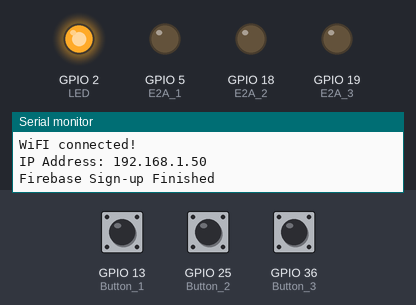
This sketch was run on a simulated ESP32. Parts: output pins drawn as LEDs (lit = HIGH), the last lines printed to the serial monitor. Inputs (shaded band) come from the test bench; at power-on: GPIO 13 (Button_1) LOW, GPIO 25 (Button_2) LOW, GPIO 36 (Button_3) LOW. WiFi joins after 1.5 s; servers stay silent unless stated; a WiFi scan finds three made-up networks; EEPROM starts erased; the Firebase database answers and starts empty; pins used as bus, display or sensor lines are not drawn.

Above: at 5.5 s.
5.6 s: GPIO 13 (Button_1) pulled HIGH for 3.2 s
At 8.1 s:
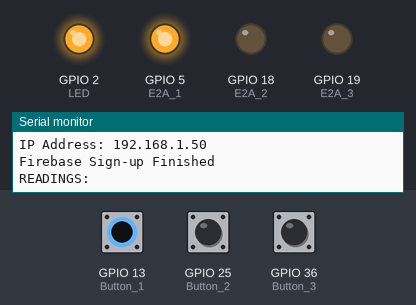
12.2 s: GPIO 25 (Button_2) pulled HIGH for 3.2 s
At 15.2 s:
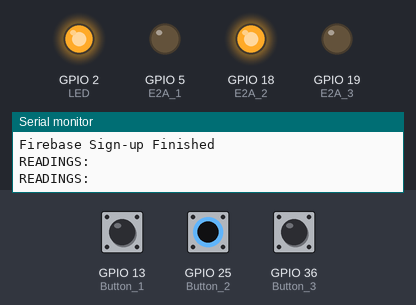
19.8 s: GPIO 36 (Button_3) pulled HIGH for 3.2 s
At 23.5 s:
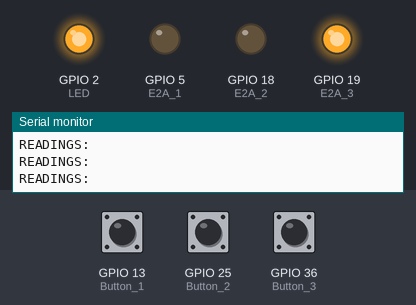
32.1 s: GPIO 13 (Button_1) driven HIGH and GPIO 36 (Button_3) driven HIGH
At 34.8 s:
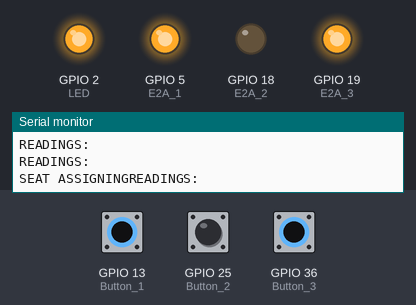
36.3 s: GPIO 25 (Button_2) pulled HIGH for 3.2 s
At 38.7 s:
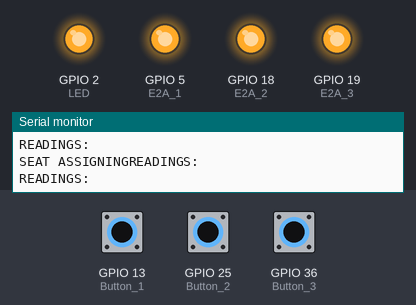
Timing chart, 0 to 43.5 s (numbered marks = the images above; inputs shaded):
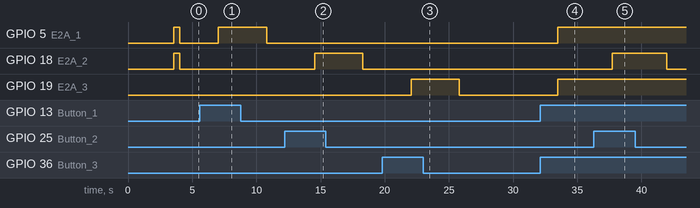

The sketch:

HeaTable_v5.ino
```cpp
#include <WiFi.h>
#include <WiFiMulti.h>
#include <Arduino.h>
#include <EEPROM.h>

//ESP32 Pins
#define LED 2
#define Button_1 13 //Warm
#define Button_2 25 //Start
#define Button_3 36 //Lift
#define E2A_1 5 //ESP32 to Arduino (Button_1)Warm
#define E2A_2 18 //ESP32 to Arduino (Button_2 Start
#define E2A_3 19 //ESP32 to Arduino (Button_3)Lift
#define RX_Pin 16
#define TX_Pin 17
#define B1_Power 12
#define B2_Power 26
#define B3_Power 32

//Flash memory
#define EEPROM_SIZE 3
//String letters[10] = {"A","B","C","D","E","F","G","H","I","J"};
unsigned long lastDebounceTime = 0;
unsigned long debounceDelay = 50;
String status_str = "Idle";
int status_int = 0;

//Seat_Variables
bool Heating = false;
String readings = " ";
bool Warming = false;
bool IoTError = true; //False means no error
bool RXTXError = true;
float Temperature = 0.0;
bool SeatAssignState = false;
String SeatNum = "UND";
bool Food_Sensors = false; // false means none detected
bool Lid_Sensor = false; // false means none detected
float heat_time = 0;
const float overheat_temp_threshold = 100;
bool overheat = false;

#define WIFI_NAME_1 "Tommm"
#define WIFI_PW_1 "TomatoJuice"
#define WIFI_NAME_2 "Hui Min"
#define WIFI_PW_2 "M3gum!99"
#define WIFI_NAME_3 "Canmon123"
#define WIFI_PW_3 "cannot@123"

#include <Firebase_ESP_Client.h>
#include "addons/TokenHelper.h"
#include "addons/RTDBHelper.h"
#define API_KEY "AIzaSyAjmGIgbOFFQ9pjilfH1SJD4gHSmiGBrtE"
#define DATABASE_URL "https://heatable-df0b1-default-rtdb.asia-southeast1.firebasedatabase.app/"
FirebaseData fbdo;
FirebaseAuth auth;
FirebaseConfig config;
unsigned long sendDataPrevMillis = 0;
int FB_count = 0;
bool signupOK = false;
bool Paired = false;
WiFiMulti wifiMulti;
const uint32_t timeout = 10000;
int count = 0;

//Timer Variables
unsigned long LongPress_Duration[8] = {0,0,0,0,0,0,0,0}; // Cooldown_0,Cooldown_1,Cooldown_2,A,Cooldown_3,B,C,Cooldown_4
unsigned long Times[8] = {0,0,0,0,0,0,0,0};
unsigned long last_time;
unsigned long curr_time;
unsigned long l_time;
unsigned long last_millis = millis();
int longpress_state = 0;

void FBase_Setup(){
  config.api_key = API_KEY;
  config.database_url = DATABASE_URL;

  if (Firebase.signUp(&config, &auth, "", "")){
    Serial.println("Firebase Sign-up Finished");
    signupOK = true;
    digitalWrite(E2A_1,HIGH);
  digitalWrite(E2A_2,HIGH);

  delay(500);
  digitalWrite(E2A_1,LOW);
  digitalWrite(E2A_2,LOW);
  digitalWrite(E2A_3,LOW);

  }
  else{
    Serial.println(config.signer.signupError.message.c_str());
  }

  config.token_status_callback = tokenStatusCallback;

  Firebase.begin(&config, &auth);
  Firebase.reconnectWiFi(true);
}

String SeatNumReader(){
  if(EEPROM.read(0) == 255){
    Paired = false;
    return "UND";
  }
  Paired = true;
  return String(char(EEPROM.read(1)))+String(char(EEPROM.read(2)))+String(char(EEPROM.read(0)));
}

void setFB(String Var_Name, int Value){
  if(Firebase.RTDB.setInt(&fbdo, "/"+Var_Name, Value)){
    //Serial.println(Var_Name+ " Succeeded Upload");
    Serial.print("");
  }
  else{
    Serial.println(Var_Name+ "FAILED due to" + fbdo.errorReason());
  }
}

void setFloatFB(String Var_Name, int Value){
  if(Firebase.RTDB.setFloat(&fbdo, "/"+Var_Name, Value)){
    //Serial.println(Var_Name+ " Succeeded Upload");
    Serial.print("");
  }
  else{
    Serial.println(Var_Name+ "FAILED due to" + fbdo.errorReason());
  }
}

void setStringFB(String Var_Name, String Value){
  if(Firebase.RTDB.setString(&fbdo, "/"+Var_Name, Value)){
    //Serial.println(Var_Name+ " Succeeded Upload");
    Serial.print("");
  }
  else{
    Serial.println(Var_Name+ "FAILED due to" + fbdo.errorReason());
  }
}

void setBoolFB(String Var_Name, bool Value){
  if(Firebase.RTDB.setBool(&fbdo, "/"+Var_Name, Value)){
    //Serial.println(Var_Name+ " Succeeded Upload");
    Serial.print("");
  }
  else{
    Serial.println(Var_Name+ "FAILED due to" + fbdo.errorReason());
  }
}

int getIntFB(String Var_Name){
  if (Firebase.RTDB.getInt(&fbdo, "/"+Var_Name)) {
      return fbdo.intData();
  }
  else {
    Serial.println(fbdo.errorReason());
  }
  return 0;
}

String getStringFB(String Var_Name){
  if (Firebase.RTDB.getString(&fbdo, "/"+Var_Name)) {
    return fbdo.stringData();
  }
  else {
    Serial.println(fbdo.errorReason());
  }
  return "";
}

bool getBoolFB(String Var_Name){
  if (Firebase.RTDB.getInt(&fbdo, "/"+Var_Name)) {
      return fbdo.boolData();
  }
  else {
    Serial.println(fbdo.errorReason());
  }
  return false;
}

void setup() {
  last_time = millis();
  l_time = millis();
  // put your setup code here, to run once:
  Serial.begin(115200);
  Serial2.begin(9600, SERIAL_8N1, RX_Pin, TX_Pin);
  pinMode(LED, OUTPUT);
  pinMode(Button_1, INPUT);
  pinMode(Button_2, INPUT);
  pinMode(Button_3, INPUT);
  pinMode(E2A_1, OUTPUT);
  pinMode(E2A_2, OUTPUT);
  pinMode(E2A_3, OUTPUT);
  delay(10);
  pinMode(B1_Power, OUTPUT);
  pinMode(B2_Power, OUTPUT);
  pinMode(B3_Power, OUTPUT);
  WiFi.mode(WIFI_STA);
  digitalWrite(E2A_1,LOW);
  digitalWrite(E2A_2,LOW);
  digitalWrite(E2A_3,LOW);
  digitalWrite(B1_Power,LOW);
  digitalWrite(B2_Power,LOW);
  digitalWrite(B3_Power,LOW);
  IoTError = true;

  wifiMulti.addAP(WIFI_NAME_1,WIFI_PW_1);
  wifiMulti.addAP(WIFI_NAME_2,WIFI_PW_2);
  wifiMulti.addAP(WIFI_NAME_3,WIFI_PW_3);


  int n = WiFi.scanNetworks();

  Serial.println("Scan Done!");

  if(n == 0){
    Serial.println("No WiFi Detected!");
  }
  else{

    Serial.print(n);
    Serial.println(" networks found!");
    for (int i = 0; i < n; i ++){
      Serial.print(i+1);
      Serial.print(": ");
      Serial.print(WiFi.SSID(i));
      if((WiFi.SSID(i)==WIFI_NAME_1)||(WiFi.SSID(i)==WIFI_NAME_2)||(WiFi.SSID(i)==WIFI_NAME_3)){
        Serial.print(" Detected! ");
      }
      Serial.print(" (");
      Serial.print(WiFi.RSSI(i));
      Serial.print(")");
      Serial.println((WiFi.encryptionType(i) == WIFI_AUTH_OPEN)?" ":"*");
      delay(10);
    }
  }

  Serial.println("Connecting Wifi..");
  if(wifiMulti.run() == WL_CONNECTED){
    IoTError = false;
    digitalWrite(LED, HIGH);
    Serial.println("");
    Serial.println("WiFI connected!");
    Serial.print("IP Address: ");
    Serial.println(WiFi.localIP());
  }
  if(IoTError == false){
    FBase_Setup();
  }

  EEPROM.begin(EEPROM_SIZE);
  if(EEPROM.read(0) == 255){
    SeatNum = "UND";
  }
  SeatNum = SeatNumReader();
  if(SeatNum == "UND"){
    int UNDNum = getIntFB("UND_Trays_Num");
    setFB("UND_Trays_Num",UNDNum+1);
  }
}
int Unpair_Counter = 0;

void FBase(){
  if(signupOK && Firebase.ready() && (millis() - sendDataPrevMillis >100 || sendDataPrevMillis == 0)){

    sendDataPrevMillis = millis();
    setFB(SeatNum+"/"+"Button_1", digitalRead(Button_1));
    setFB(SeatNum+"/"+"Button_2", digitalRead(Button_2));
    setFB(SeatNum+"/"+"Button_3", digitalRead(Button_3));
    setFB(SeatNum+"/"+"Long_press_state", longpress_state);
    setBoolFB(SeatNum+"/"+"Heating",Heating);
    setBoolFB(SeatNum+"/"+"Warming",Warming);
    setBoolFB(SeatNum+"/"+"Food_Sensors",Food_Sensors);
    setBoolFB(SeatNum+"/"+"Lid_Sensor",Lid_Sensor);
    setBoolFB(SeatNum+"/"+"RXTX_Error",RXTXError);
    setFloatFB(SeatNum+"/"+"Temperature", Temperature);
    setFloatFB(SeatNum+"/"+"LastUpdated", last_millis);
    setFloatFB(SeatNum+"/"+"Heat_time", heat_time);
    setBoolFB(SeatNum+"/"+"OverHeat", overheat);
    setStringFB(SeatNum+"/"+"Reading",readings);
    setFB(SeatNum+"/"+"status", status_int);
    setStringFB(SeatNum+"/"+"Status",status_str);
    if(!getBoolFB(SeatNum+"/"+"Paired") && Paired){
      Unpair_Counter +=1;
    }
    else{
      Unpair_Counter = 0;
    }
    if(Unpair_Counter > 3){
      SeatUnpair();
      Paired = false;
    }
    setBoolFB(SeatNum+"/"+"Paired", Paired);
  }
}


void ButtonCombi(int A,int B,int C){
  int ind = 7-(4*A+2*B+C);
  LongPressDetector();
  int temp = LongPress_Duration[ind];
  int temp2 = LongPress_Duration[longpress_state];
  for(int i = 0; i<8;i++){
    LongPress_Duration[i]=0;
  }
  LongPress_Duration[ind] = temp+millis()-last_millis;
  LongPress_Duration[longpress_state] = temp2+millis()-last_millis;
  last_millis = millis();
}

void SeatAssign(){
  Serial.print("SEAT ASSIGNING");
  if(signupOK){
    bool SeatAssignBool = getBoolFB("SeatAssignSet");
    if(SeatAssignBool){
      if(SeatNum == "UND"){
        int UNDNum = getIntFB("UND_Trays_Num");
        Firebase.RTDB.setInt(&fbdo,"UND_Trays_Num",UNDNum-1);
      }
      String Temp_SeatNum =getStringFB("SeatAssign");

      if(Temp_SeatNum == "UND"){
        int UNDNum = getIntFB("UND_Trays_Num");
        setFB("UND_Trays_Num",UNDNum+1);
        EEPROM.write(0, 255);
        EEPROM.commit();
      }
      else{

        Paired = true;
        EEPROM.write(0, Temp_SeatNum[2]);
        EEPROM.write(1, Temp_SeatNum[0]);
        EEPROM.write(2, Temp_SeatNum[1]);
        EEPROM.commit();
        SeatNum = SeatNumReader();
        setBoolFB(SeatNum+"/"+"Paired", true);
      }
      setStringFB("SeatAssign","UND");
      setBoolFB("SeatAssignSet",false);
      Serial.print("SEAT ASSIGNED");
      longpress_state=0;
      Reset_Button();
    }
  }
}
void SeatUnpair(){
  Serial.print("SEAT UNPAIRING");
  if(signupOK){
    int UNDNum = getIntFB("UND_Trays_Num");
    setFB("UND_Trays_Num",UNDNum+1);
    EEPROM.write(0, 255);
    EEPROM.commit();
  }
}
void LongPressDetector(){
  if((longpress_state==0 || longpress_state==1)&&(LongPress_Duration[3]> 3000)){
    longpress_state=1;
    if(LongPress_Duration[3]>   10000){
      longpress_state=0;
    }
  }
  else if((longpress_state==1 || longpress_state==2)&&(LongPress_Duration[5]> 3000) &&(LongPress_Duration[5]< 7000)){
    longpress_state=2;
    if(LongPress_Duration[5]> 10000){
      longpress_state=0;
    }
  }
  else if((longpress_state==2 || longpress_state==4)&&(LongPress_Duration[6]> 3000)){
    longpress_state=4;
  }
  if((longpress_state==1)&& (LongPress_Duration[1]>5500) && (LongPress_Duration[5]< 500)){
    longpress_state=0;
  }
  if((longpress_state==2)&& (LongPress_Duration[2]>5500) && (LongPress_Duration[6]< 500)){
    longpress_state=0;
  }
  if((longpress_state==4)&& (LongPress_Duration[6]<500)){
    longpress_state=0;
  }
  if(LongPress_Duration[4] > 3000){
    SeatAssign();
  }
}

void WiFiCheck(){
  if (count >= 10){
    if((wifiMulti.run(timeout) == WL_CONNECTED)){
      if(signupOK == false){
        FBase_Setup();
      }
      IoTError = false;
      count = 0;
      Serial.print("Wifi: ");
      digitalWrite(LED, HIGH);
      Serial.print(WiFi.SSID());
      Serial.print(" ");
      Serial.println(WiFi.RSSI());
    }
    else{
      IoTError = true;
      count = 0;
      digitalWrite(LED, LOW);
      Serial.println("NOT CONNECTED!");
    }
  }
  else {
    count++;
  }
}

void Button_Control(){
  int B1_State = digitalRead(Button_1);
  int B2_State = digitalRead(Button_2);
  int B3_State = digitalRead(Button_3);
  int buttons = B1_State+B2_State+B3_State;
  int B1_Val = 1;
  int B2_Val = 1;
  int B3_Val = 1;
  //Serial.print(buttons);
  //Serial.print(B1_State);
  //Serial.print(B2_State);
  //Serial.println(B3_State);
  digitalWrite(E2A_1,B1_State);
  digitalWrite(E2A_2,B2_State);
  digitalWrite(E2A_3,B3_State);
  if(buttons == 1){
    B1_Val = B1_State;
    B2_Val = B2_State;
    B3_Val = B3_State;

  }
  else if(buttons > 1){
    Reset_Button();
  }
  digitalWrite(B1_Power,B1_Val);
  digitalWrite(B2_Power,B2_Val);
  digitalWrite(B3_Power,B3_Val);
}

void Reset_Button(){
  digitalWrite(B1_Power,LOW);
  digitalWrite(B2_Power,LOW);
  digitalWrite(B3_Power,LOW);
  delay(500);
}

unsigned long last_read = millis();
int fail_counter = 0;
int overheat_counter = 0;
void Serial_Reader(){
  String Reading = Serial2.readStringUntil('\n');

  int str_len = Reading.length()+1;
  if((millis()-last_read)>1650){
    fail_counter +=1;
  }
  else{
    fail_counter =0;
  }
  RXTXError = fail_counter>3;
  last_read = millis();
  String OUTT = "N";
  if(Reading != ""){
    char reading[str_len];
    Reading.toCharArray(reading, str_len);
    int len = str_len;
    if(reading[0] == 'N'){
      int ctr = 1;
      bool valid = false;
      for(int i=ctr; i<len-1; i++){
        ctr+=1;
        if (reading[i] == 'H'){
          valid = true;
          break;
        }
  }
  if (valid){
    Heating = reading[ctr]=='1';
    ctr+=1;
  Warming = reading[ctr]=='1';
  ctr+=1;
  Food_Sensors = reading[ctr]=='1';
  ctr+=1;
  Lid_Sensor = reading[ctr]=='1';
  ctr+=1;
  String cookT = "";
  for(int i=ctr; i<len-1; i++){
        ctr+=1;
        OUTT+=reading[i];
        cookT+=reading[i];
        if (reading[i] == 'T'){
          break;
        }}
        heat_time = cookT.toFloat()/1000;
        String tempT = "";
        for(int i=ctr; i<len-1; i++){
        ctr+=1;
        tempT+=reading[i];
        }
        Temperature = tempT.toFloat();
        Serial.println(heat_time);
        if (Temperature > overheat_temp_threshold){
    overheat_counter +=1;

  }
  else{
    overheat_counter = 0;
  }
  overheat = overheat_counter>3;
  String output_print = "";

  for(int i = 0;i<str_len-2;i++){
    output_print += (String) reading[i];
  }
    readings = output_print;
    Serial.print("Reading Recieved");
    Serial.println("OUT: "+output_print);
  }
    }
  }
  if(overheat){
    status_str = "OVERHEAT!";
    status_int = 3;
  }
  else if(RXTXError){
    status_str = "RX-TX Error";
    status_int = 3;
  }
  else if(Temperature == -1000){
    status_str = "Thermometer Error";
    status_int = 3;
  }
  else if(Heating){
    status_str = "Heating";
    status_int = 2;
  }
  else if(Warming){
    status_str = "Warming";
    status_int = 1;
  }
  else{
    status_str = "Idle";
    status_int = 0;
  }

}
void Time_Adder(){
  unsigned long current_time = millis();
  unsigned long interval = current_time - last_time;
  last_time = current_time;
  //Serial.print("int: ");
  //Serial.println(interval);
  //Serial.println("4: ");
  for(int i = 0; i < 8; i++){
    Times[i] += interval;
  }
}

void Timer(void fxn(), int Time, int index){
  if(Times[index] > Time){
    fxn();
    Times[index] -= Time;
  }
}

void InternetFxns(){
  WiFiCheck();
  FBase();
}

void loop() {
  InternetFxns();
  Time_Adder();
  //Serial.println("Seat Number:" + SeatNumReader());
  ButtonCombi(digitalRead(Button_1),digitalRead(Button_2),digitalRead(Button_3));

  Button_Control();
  Serial_Reader();
  Serial.println("READINGS: "+readings);
  //yield();
  delay(50);
}
```

Measured:
- after the input at 5.6 s, GPIO 5 (E2A_1): LOW → HIGH after 1.4 s, → LOW 3.8 s later
- after the input at 12.2 s, GPIO 18 (E2A_2): LOW → HIGH after 2.4 s, → LOW 3.8 s later
- after the input at 19.8 s, GPIO 19 (E2A_3): LOW → HIGH after 2.3 s, → LOW 3.8 s later
- after the input at 32.1 s, GPIO 5 (E2A_1), GPIO 19 (E2A_3): LOW → HIGH after 1.4 s
- after the input at 36.3 s, GPIO 18 (E2A_2): LOW → HIGH after 1.4 s, → LOW 4.3 s later
